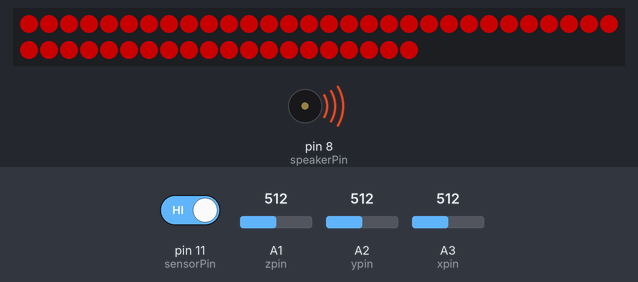
The sketch below on a simulated Arduino Uno, built with avr-gcc and run on an emulated ATmega328P. Parts: 50 RGB LEDs in strip order, left to right, continuing on the next row, buzzer (waves = sounding). Inputs (shaded band) come from the test bench; at power-on: pin 11 (sensorPin) HIGH, A1 (zpin) = 512, A2 (ypin) = 512, A3 (xpin) = 512. Dim RGB values are drawn brighter than linear.

Above: at 0.41 s.
At 32.88 s:
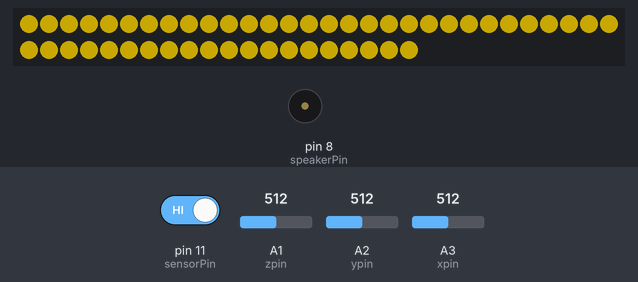
At 65.35 s:
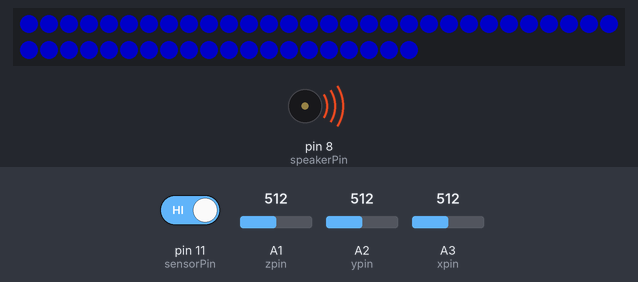
At 128.84 s:
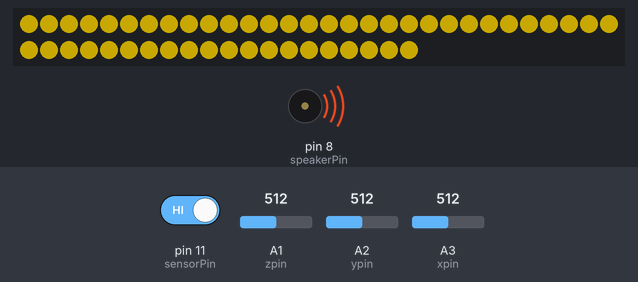
Timing chart, 0 to 130.0 s (numbered marks = the images above):
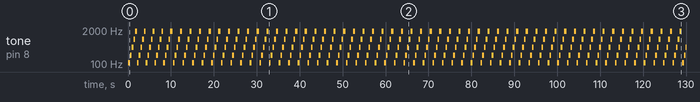

The sketch:

fullsystem.ino
```cpp
const int sensorPin = 11;
const int LightStringPin = 5;
const int numLights = 50; //number of lights in the string
const int speakerPin = 8;
const int speakerPin2 = 2;

int delayStart;
int currentState =0;
  //If Current State = 0 (Magnet connected, still flying)
  //If Current State = 1 (Magnet disconnected, thus drone landed)
  //If Current State = 2 (Magnet disconnected, accelerometer triggered, "Device essentially killed")
int state;  // 0 close - 1 open switch
int delayTime = 10000; //miliseconds

int xpin = A3;
int ypin = A2;
int zpin = A1;
int xvalue;
int yvalue;
int zvalue;


#include <Adafruit_NeoPixel.h>

#define PIN_NEO_PIXEL 5  // Arduino pin that connects to NeoPixel
#define NUM_PIXELS 10    // The number of LEDs (pixels) on NeoPixel

Adafruit_NeoPixel NeoPixel(numLights, LightStringPin, NEO_GRB + NEO_KHZ800);
bool accelerometerTriggered;
void setup() {
  pinMode(sensorPin, INPUT_PULLUP);

  NeoPixel.begin();
  NeoPixel.setBrightness(100);
  for (int pixel = 0; pixel < numLights; pixel++) {
    NeoPixel.setPixelColor(pixel, NeoPixel.Color(0, 255, 0));
    NeoPixel.show();
  }
  currentState = 1;
  accelerometerTriggered=false;
  delayStart=millis();
}

void loop() {
  state = digitalRead(sensorPin);
 if(currentState==1){
    if((millis() - delayStart) >= delayTime){ // once 10 seconds passes
    //code to read accelerometer and decide whether to turn accelerometerTriggered to true (if it's triggered)
      int zvalue1 = analogRead(zpin);
      int yvalue1 = analogRead(ypin);
      int xvalue1 = analogRead(xpin);

      delay(200);

      int zvalue2 = analogRead(zpin);
      int yvalue2 = analogRead(ypin);
      int xvalue2 = analogRead(xpin);
      //z = map(zvalue, 265, 393, -100, 100);
      //float zg2 = (float)z/(100.00);

      if (abs(zvalue2) < abs(zvalue2)-40)
      {
        accelerometerTriggered = true;
      }
      if (abs(zvalue2) > abs(zvalue1)+40)
      {
        accelerometerTriggered = true;
      }
      if (abs(yvalue2) < abs(yvalue2)-40)
      {
        accelerometerTriggered = true;
      }
      if (abs(yvalue2) > abs(yvalue1)+40)
      {
        accelerometerTriggered = true;
      }
      if (abs(xvalue2) < abs(xvalue2)-40)
      {
        accelerometerTriggered = true;
      }
      if (abs(xvalue2) > abs(xvalue1)+40)
      {
        accelerometerTriggered = true;
      }
    }
    if(accelerometerTriggered==true){
      currentState=2;
    }
  }
  if(currentState==1){
    int n = 55;
    for (int i = 0; i < 5; i++) {
      n = n * 2;
      tone(speakerPin, n, 500);
     // tone(speakerPin2, n, 500);

      for (int p = 0; p < numLights; p++) {
        if (i == 0) {
          NeoPixel.setPixelColor(p, NeoPixel.Color(255, 0, 0));
          NeoPixel.show();
        }
        if (i == 1) {
          NeoPixel.setPixelColor(p, NeoPixel.Color(255, 215, 0));
          NeoPixel.show();
        }
        if (i == 2) {
          NeoPixel.setPixelColor(p, NeoPixel.Color(0, 0, 255));
          NeoPixel.show();
        }
        if (i == 3) {
          NeoPixel.setPixelColor(p, NeoPixel.Color(255, 0, 0));
          NeoPixel.show();
        }
        if (i == 4) {
          NeoPixel.setPixelColor(p, NeoPixel.Color(255, 215, 0));
          NeoPixel.show();
        }
      }
      delay(300);
    }
  } else {
    noTone(speakerPin);
    //noTone(speakerPin2);
    for (int p = 0; p < numLights; p++) {
      NeoPixel.setPixelColor(p, NeoPixel.Color(0, 0, 0));
      NeoPixel.show();
    }
  }
  } 
```

Measured:
- by itself, tone on pin 8 (speakerPin): plays 110 Hz for 0.41 s, 220 Hz for 0.41 s, 440 Hz for 0.41 s, 880 Hz for 0.41 s, 1760 Hz for 0.41 s, 110 Hz for 0.41 s … (293 notes in this stretch)
- what the display in image 1 shows lasts 0.6 s, from 32.4 s to 33.0 s
- what the display in image 2 shows lasts 0.5 s, from 65.1 s to 65.6 s
